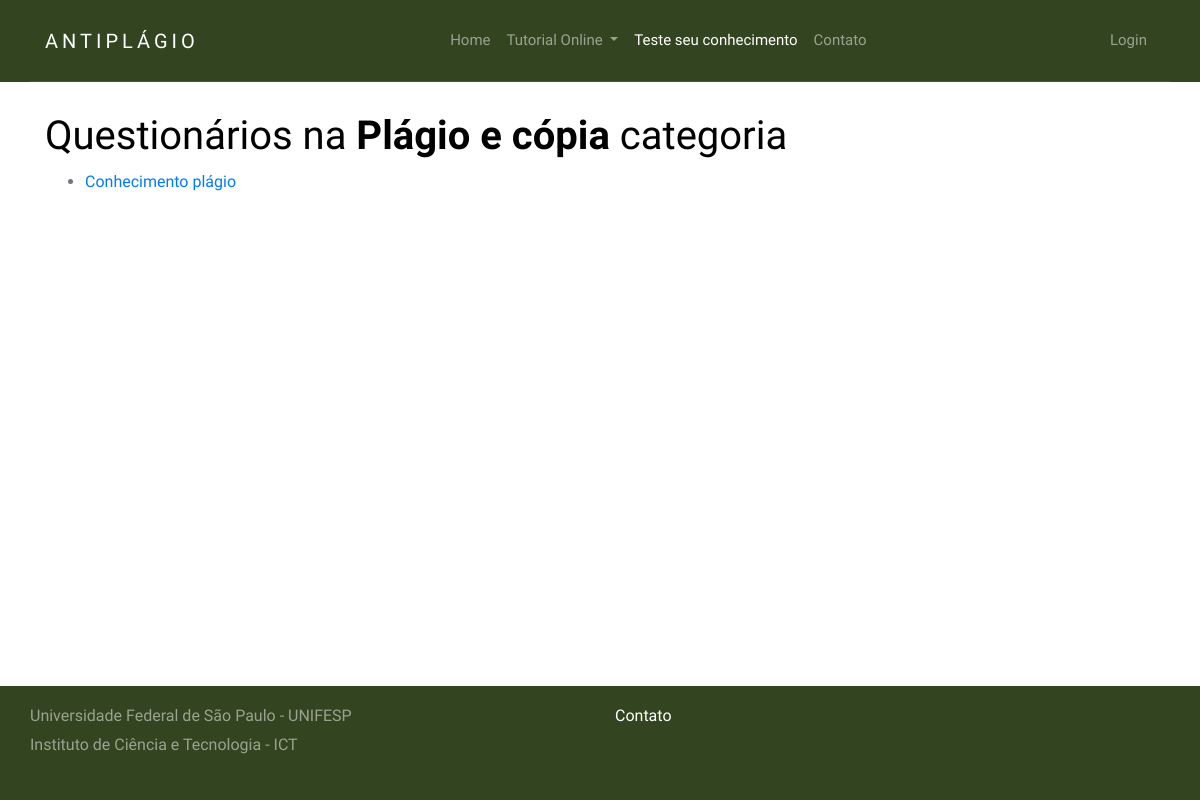
/quiz/category/Plágio e cópia/, run on an earlier commit of the app's database.
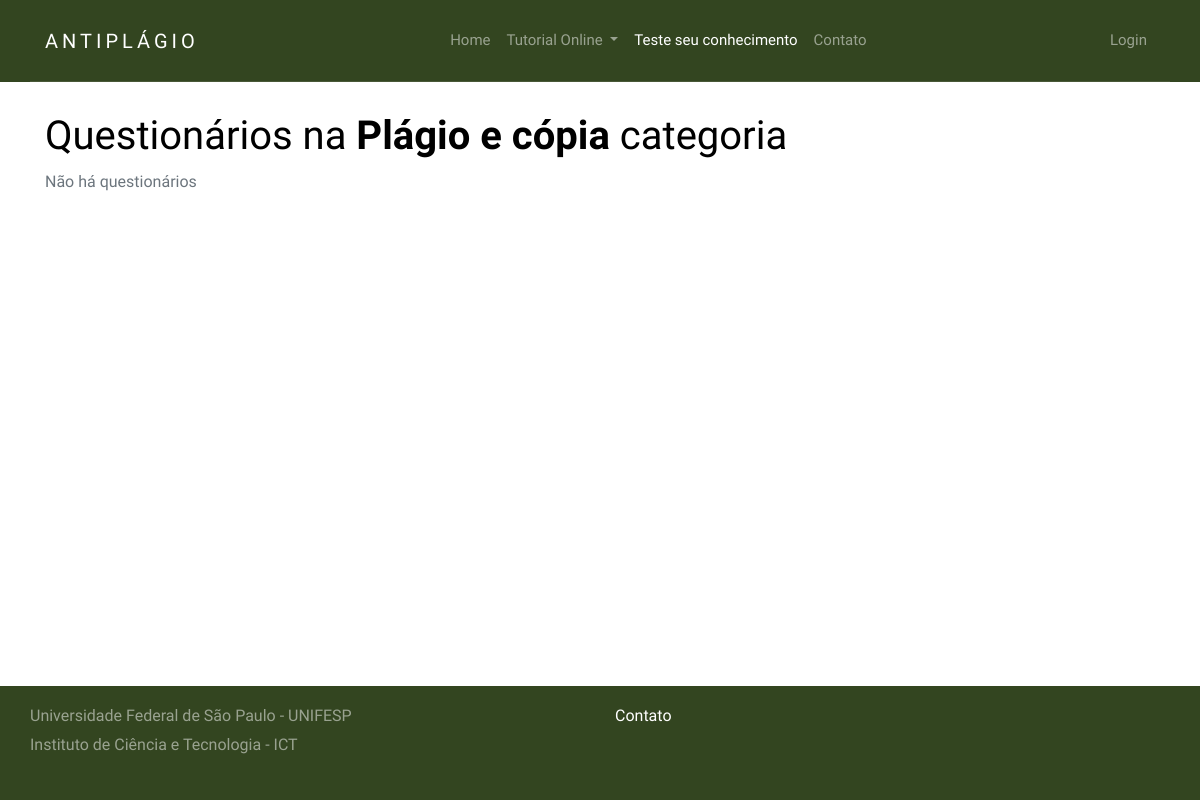
And on a later commit of the database.
### django_quiz/quiz/models.py (models this page shows, shortened)
@python_2_unicode_compatible
class Category(models.Model):
    category = models.CharField(
        verbose_name=_("Categoria"),
        max_length=250, blank=True,
        unique=True, null=True)
    objects = CategoryManager()
    class Meta:
        verbose_name = _("Categoria")
        verbose_name_plural = _("Categorias")

@python_2_unicode_compatible
class Quiz(models.Model):
    title = models.CharField(
        verbose_name=_("Título"),
        max_length=60, blank=False)
    description = models.TextField(
        verbose_name=_("Descrição"),
        blank=True, help_text=_("Descrição do questionário"))
    url = models.SlugField(
        max_length=60, blank=False,
        help_text=_("Uma URL amigável"),
        verbose_name=_("Uma URL amigável"))
    category = models.ForeignKey(
        Category, null=True, blank=True,
        verbose_name=_("Categoria"), on_delete=models.PROTECT)
    random_order = models.BooleanField(
        blank=False, default=False,
        verbose_name=_("Ordem aleatória"),
        help_text=_("Exibe as peguntas em"
                    "uma ordem aleatória ou como eles "
                    "estão setados?"))
    max_questions = models.PositiveIntegerField(
        blank=True, null=True, verbose_name=_("Questões Max"),
        help_text=_("Número de perguntas a serem respondidas em cada tentativa."))
    answers_at_end = models.BooleanField(
        blank=False, default=False,
        help_text=_("A resposta correta NÃO é mostrada após a pergunta ."
                    " Respostas exibidas no final."),
        verbose_name=_("Respostas no final"))
    exam_paper = models.BooleanField(
        blank=False, default=False,
        help_text=_("Se sim o resultado de cada"
                    " tentativa do usuário será"
                    " armazenado. Necessário marcação"),
        verbose_name=_("Resultado teste"))
    single_attempt = models.BooleanField(
        blank=False, default=False,
        help_text=_("Se sim, apenas uma tentativa por"
                    " usuário será permitida"
                    " Não usuários não poderam fazer este teste."),
        verbose_name=_("Tentativa única"))
    pass_mark = models.SmallIntegerField(
        blank=True, default=0,
        verbose_name=_("Marca de aprovação"),
        help_text=_("Porcentagem necessária para passar no teste."),
        validators=[MaxValueValidator(100)])
    success_text = models.TextField(
        blank=True, help_text=_("Exibido se o usuário for aprovado."),
        verbose_name=_("Texto de sucesso"))
    fail_text = models.TextField(
        verbose_name=_("Texto de falha"),
        blank=True, help_text=_("Exibido se o usuário falhar"))
    draft = models.BooleanField(
        blank=True, default=False,
        verbose_name=_("Draft"),
        help_text=_("Se sim o questionário não é exibido"
                    " na lista de perguntas e só pode ser"
                    " visualizada por usuários que podem editar"
                    " os testes."))
    class Meta:
        verbose_name = _("Quiz")
        verbose_name_plural = _("Quizzes")

### django_quiz/quiz/views.py (the view)
class ViewQuizListByCategory(ListView):
    model = Quiz
    template_name = 'view_quiz_category.html'
    def dispatch(self, request, *args, **kwargs):
        self.category = get_object_or_404(
            Category,
            category=self.kwargs['category_name']
        )
        return super(ViewQuizListByCategory, self).\
            dispatch(request, *args, **kwargs)
    def get_context_data(self, **kwargs):
        context = super(ViewQuizListByCategory, self)\
            .get_context_data(**kwargs)
        context['category'] = self.category
        return context
    def get_queryset(self):
        queryset = super(ViewQuizListByCategory, self).get_queryset()
        return queryset.filter(category=self.category, draft=False)

### django_quiz/build/lib/quiz/templates/view_quiz_category.html (shortened to what this page needs)
{% extends 'base.html' %}
{% load i18n %}
{% block content %}
<section class="site-section">
    <div class="container">
		<h1>{% trans "Questionários na" %} <strong>{{ category.category }} </strong>{% trans "categoria" %}</h1>
		{% with object_list as quizzes %}
			{% if quizzes %}
				<ul>
				{% for quiz in quizzes %}
					<li>
					<a href="{% url 'quiz_question' quiz_name=quiz.url %}">
						{{ quiz.title }}
					</a>
					</li>
				{% endfor %}
				</ul>
			{% else %}
				<p>{% trans "Não há questionários" %}</p>
			{% endif %}
		{% endwith %}
	</div>
</section>
{% endblock %}

What changed in the data, as far as the page shows it:
removed Quiz: title "Conhecimento plágio"
Also different on the page:
text now shown: "Não há questionários"
